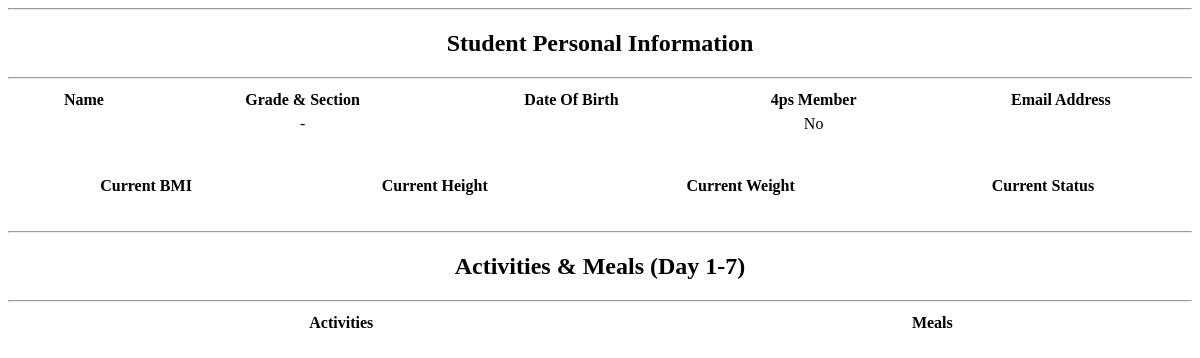
Before: /student-record.php?id=Cameron (signed in) with the older database file.
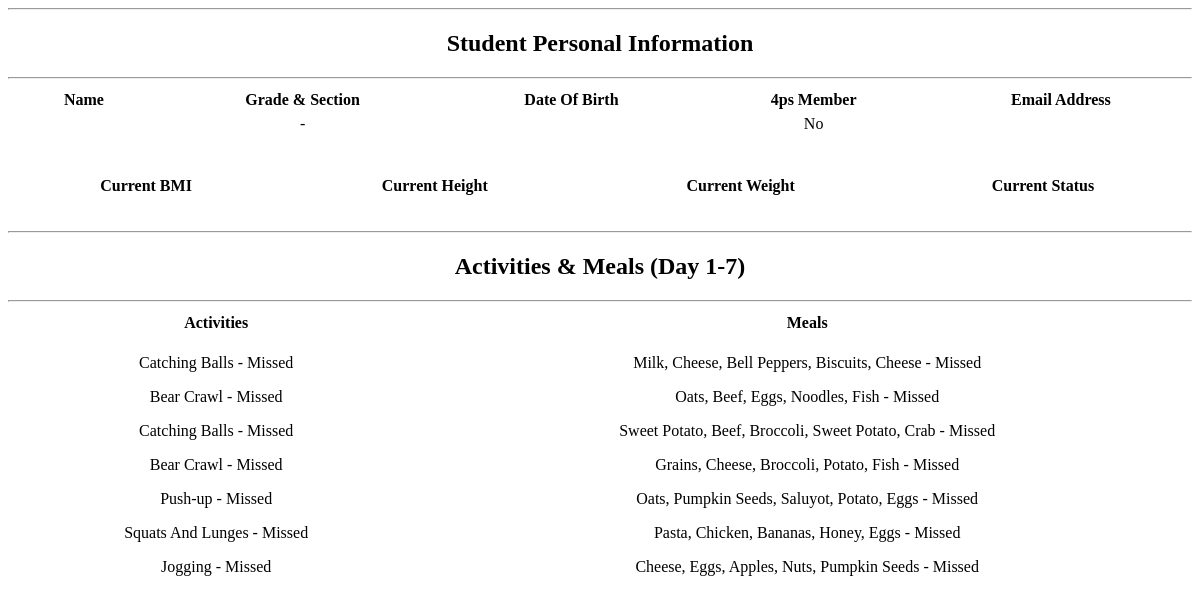
After: the same page with the newer database file.
### tables this page shows
CREATE TABLE `program_records` (
  `id` int(11) NOT NULL,
  `student_id` varchar(20) NOT NULL,
  `date_started` date NOT NULL,
  `foods` varchar(255) NOT NULL,
  `exercises` varchar(255) NOT NULL,
  `day` varchar(50) NOT NULL,
  `food_acknowledge` int(11) NOT NULL,
  `exercise_acknowledge` int(11) NOT NULL,
  `ended_day` date NOT NULL,
  `date_time_created` datetime NOT NULL,
  `date_time_updated` datetime NOT NULL
);

### student-record.php (the view, shortened to what this page needs)
<?php $id = $_GET['id']?>
<!DOCTYPE html>
<html lang="en">
<head>
</head>
<body>
    <hr>
    <span style="text-align: center;">
        <h2>Student Personal Information</h2>
    </span>
    <hr>
    <table>
        <thead>
            <tr>
                <th>Name</th>
                <th>Grade & Section</th>
                <th>Date Of Birth</th>
                <th>4ps Member</th>
                <th>Email Address</th>
            </tr>
        </thead>
        <tbody>
            <tr>
                <td><?= $rows['student_first_name'] .' '. $rows['student_middle_name'] .' '. $rows['student_last_name'] ?></td>
                <td><?= $rows['student_grade'] .'-'. $rows['student_section'] ?></td>
                <td><?= $rows['student_date_of_birth']?></td>
                <td><?php if($rows['student_four_ps'] == 0){
                    echo 'No';
                } else {
                    echo 'Yes';
                }
                ?></td>
                <td><?= $rows['user_email']?></td>
            </tr>
        </tbody>
    </table>
    <br>
    <br>
    <table>
        <thead>
        <tr>
            <th>Current BMI</th>
            <th>Current Height</th>
            <th>Current Weight</th>
            <th>Current Status</th>
        </tr>
        </thead>
        <tbody>
        <tr>
            <td><?= $rows['health_infos_bmi']?></td>
            <td><?= $rows['health_infos_height']?></td>
            <td><?= $rows['health_infos_weight']?></td>
            <td><?= $rows['health_infos_status']?></td>
        </tr>
        </tbody>
    </table>
    <br>
    <hr>
    <span style="text-align: center;">
        <h2>Activities & Meals (Day 1-7)</h2>
    </span>
    <hr>
    <table>
        <tr>
            <th>Activities</th>
            <th>Meals</th>
        </tr>
        <td>
     <?php
     $sql_daily_activities = "SELECT exercises,exercise_acknowledge, id FROM program_records WHERE student_id = '$id' LIMIT 7";
     $run_daily_activities = mysqli_query($conn,$sql_daily_activities);
     if(mysqli_num_rows($run_daily_activities) > 0){
        foreach ($run_daily_activities as $row2){
            ?>
        <p><?= $row2['exercises'] ?> -
        <?php
            if($row2['exercise_acknowledge'] == 0){
                 echo 'Missed';
            }else{
                echo 'Done';
            }
            ?>
        </p>
    <?php
        }
    }
    ?>
    </td>
    <td>
    <?php
    $sql_program_records = "SELECT * FROM program_records WHERE student_id = '$id' LIMIT 7";
    $run_program_records = mysqli_query($conn,$sql_program_records);
    if (mysqli_num_rows($run_program_records) > 0) {
        foreach ($run_program_records as $row3) {
            ?>
            <p><?= $row3['foods'] ?> -
            <?php
            if($row3['food_acknowledge'] == 0){
                 echo 'Missed';
            }else{
                echo 'Done';
            }
            ?>
        </p>
    <?php
        }
    }
    ?>
    </td>
    </table>
</body>
</html>

Changed rows visible on the page:
added program_records: exercises "Catching Balls", exercise_acknowledge "Missed", foods "Milk, Cheese, Bell Peppers, Biscuits, Cheese", food_acknowledge "Missed"
added program_records: exercises "Bear Crawl", exercise_acknowledge "Missed", foods "Oats, Beef, Eggs, Noodles, Fish", food_acknowledge "Missed"
added program_records: exercises "Catching Balls", exercise_acknowledge "Missed", foods "Sweet Potato, Beef, Broccoli, Sweet Potato, Crab", food_acknowledge "Missed"
added program_records: exercises "Bear Crawl", exercise_acknowledge "Missed", foods "Grains, Cheese, Broccoli, Potato, Fish", food_acknowledge "Missed"
added program_records: exercises "Push-up", exercise_acknowledge "Missed", foods "Oats, Pumpkin Seeds, Saluyot, Potato, Eggs", food_acknowledge "Missed"
added program_records: exercises "Squats And Lunges", exercise_acknowledge "Missed", foods "Pasta, Chicken, Bananas, Honey, Eggs", food_acknowledge "Missed"
added program_records: exercises "Jogging", exercise_acknowledge "Missed", foods "Cheese, Eggs, Apples, Nuts, Pumpkin Seeds", food_acknowledge "Missed"
